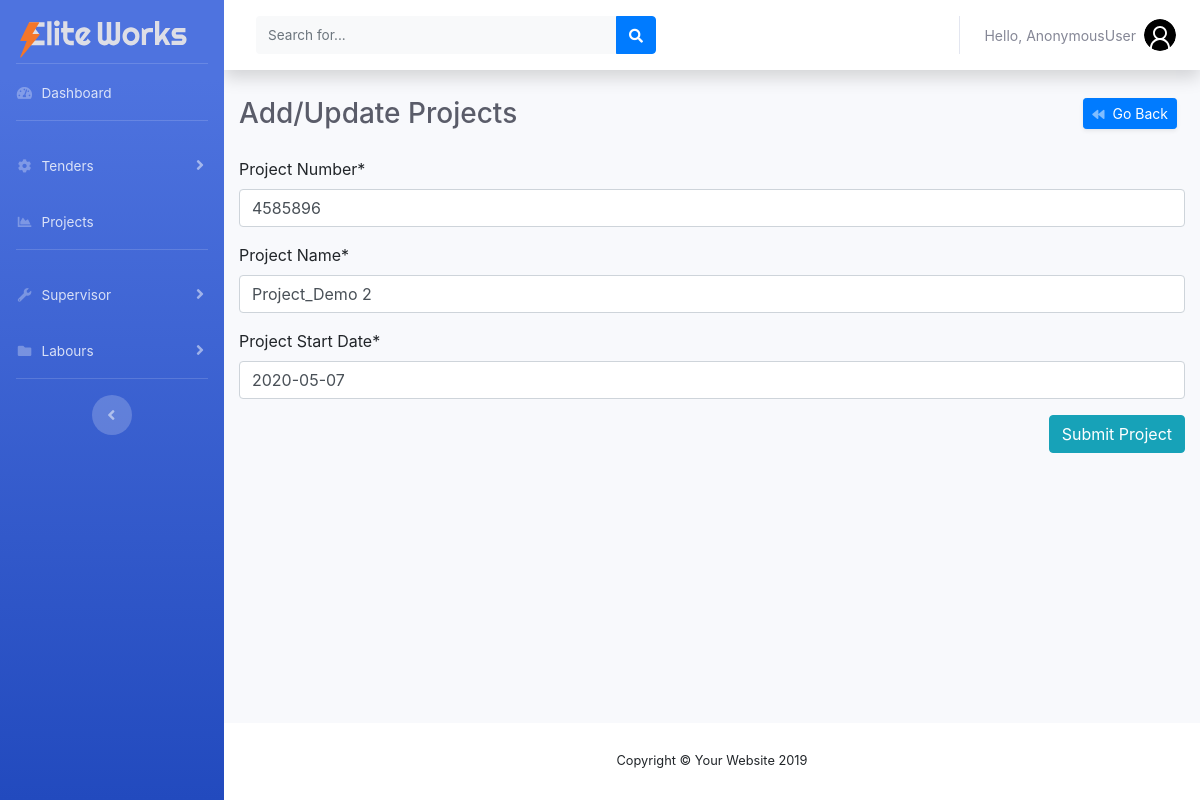
The page /edit_project/2/1/ on the database its author committed.
### project/models.py (models this page shows, shortened)
class Projects(models.Model):
    tender = models.ForeignKey(Tender, on_delete=models.CASCADE)
    project_number = models.CharField(
        'Project Number', max_length=200, blank=False, null=True)
    project_name = models.CharField(
        'Project Name', max_length=200, blank=False, null=True)
    project_start_date = models.DateField(
        'Project Start Date', default=timezone.now)
    class Meta:
        verbose_name = 'Project'
        verbose_name_plural = 'Project'

### manpower/views.py (the view, shortened to what this page needs)
# urls.py: path('edit_project/<int:id>/<int:tid>/',
def edit_project(request, id, tid):
    editProject = Projects.objects.get(id=id)
    tender = Tender.objects.get(id=tid)
    form = addProject(instance=editProject)
    context = {'form': form, 'tender': tender}
    return render(request, 'manpower/add_project.html', context)

### manpower/forms.py
class addProject(forms.ModelForm):
    class Meta:
        model = Projects
        fields = '__all__'
        exclude = ['tender']
        widgets = {
            'project_start_date': DatePickerInput(format='%Y-%m-%d'),
        }

### manpower/templates/manpower/add_project.html (shortened to what this page needs)
{% extends "manpower/base.html" %}
{% load crispy_forms_tags %}
{% block content %}
{% load bootstrap4 %}
{% bootstrap_css %}
<div class="container">
    <div class="d-sm-flex align-items-center justify-content-between mb-4">
        <h1 class="h3 mb-0 text-gray-800">Add/Update Projects</h1>
        <a href="" onclick="history.go(-1)"
            class="d-xs-block my-1 mr-2 px-2 d-sm-inline-block btn btn-sm btn-primary shadow-sm"><i
                class="fas fa-backward fa-sm text-white-50 pr-2"></i>Go Back</a>
    </div>
    <form method='POST' enctype=multipart/form-data autocomplete="off">
        {{form|crispy}}
        <div class="text-right">
            <input type="submit" class="btn btn-info" value="Submit Project">
        </div>
    </form>
</div>
{% endblock content %}

### rows shown on the page
Projects: project_number "4585896", project_name "Project_Demo 2", project_start_date "2020-05-07"

### other values the page prints
{{ request.user }} "AnonymousUser"
